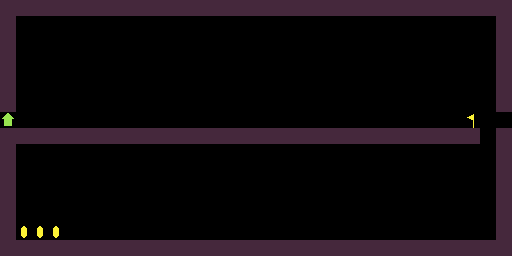

Rendered tile map (Tiled .tmx) drawn with the repository's tilesets; below, a short description and the full map source, tile grids included:
An orthogonal 32x16 tile map with 16x16 px tiles, 1 tile layer (Tile Layer 1).

<map version="1.5" tiledversion="1.7.2" orientation="orthogonal" renderorder="right-down" width="32" height="16" tilewidth="16" tileheight="16" infinite="0" nextlayerid="2" nextobjectid="1">
 <editorsettings>
  <export target="../../levels/teach_need_coins.lua" format="lua" />
 </editorsettings>
 <tileset firstgid="1" source="tileset.tsx" />
 <layer id="1" name="Tile Layer 1" width="32" height="16">
  <data encoding="csv">
4,4,4,4,4,4,4,4,4,4,4,4,4,4,4,4,4,4,4,4,4,4,4,4,4,4,4,4,4,4,4,4,
4,1,1,1,1,1,1,1,1,1,1,1,1,1,1,1,1,1,1,1,1,1,1,1,1,1,1,1,1,1,1,4,
4,1,1,1,1,1,1,1,1,1,1,1,1,1,1,1,1,1,1,1,1,1,1,1,1,1,1,1,1,1,1,4,
4,1,1,1,1,1,1,1,1,1,1,1,1,1,1,1,1,1,1,1,1,1,1,1,1,1,1,1,1,1,1,4,
4,1,1,1,1,1,1,1,1,1,1,1,1,1,1,1,1,1,1,1,1,1,1,1,1,1,1,1,1,1,1,4,
4,1,1,1,1,1,1,1,1,1,1,1,1,1,1,1,1,1,1,1,1,1,1,1,1,1,1,1,1,1,1,4,
4,1,1,1,1,1,1,1,1,1,1,1,1,1,1,1,1,1,1,1,1,1,1,1,1,1,1,1,1,1,1,4,
7,1,1,1,1,1,1,1,1,1,1,1,1,1,1,1,1,1,1,1,1,1,1,1,1,1,1,1,1,5,1,1,
4,4,4,4,4,4,4,4,4,4,4,4,4,4,4,4,4,4,4,4,4,4,4,4,4,4,4,4,4,4,1,4,
4,1,1,1,1,1,1,1,1,1,1,1,1,1,1,1,1,1,1,1,1,1,1,1,1,1,1,1,1,1,1,4,
4,1,1,1,1,1,1,1,1,1,1,1,1,1,1,1,1,1,1,1,1,1,1,1,1,1,1,1,1,1,1,4,
4,1,1,1,1,1,1,1,1,1,1,1,1,1,1,1,1,1,1,1,1,1,1,1,1,1,1,1,1,1,1,4,
4,1,1,1,1,1,1,1,1,1,1,1,1,1,1,1,1,1,1,1,1,1,1,1,1,1,1,1,1,1,1,4,
4,1,1,1,1,1,1,1,1,1,1,1,1,1,1,1,1,1,1,1,1,1,1,1,1,1,1,1,1,1,1,4,
4,6,6,6,1,1,1,1,1,1,1,1,1,1,1,1,1,1,1,1,1,1,1,1,1,1,1,1,1,1,1,4,
4,4,4,4,4,4,4,4,4,4,4,4,4,4,4,4,4,4,4,4,4,4,4,4,4,4,4,4,4,4,4,4
</data>
 </layer>
</map>
